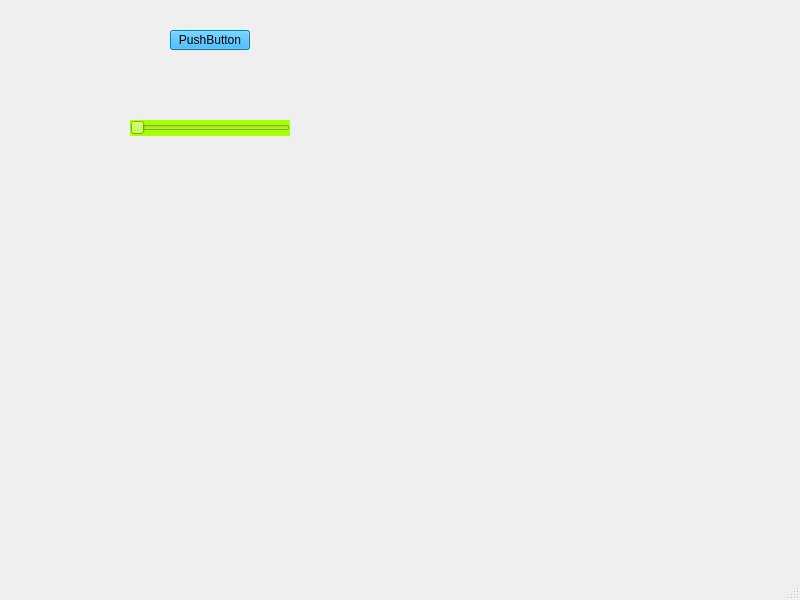
<?xml version="1.0" encoding="UTF-8"?>
<ui version="4.0">
 <class>MainWindow</class>
 <widget class="QMainWindow" name="MainWindow">
  <property name="geometry">
   <rect>
    <x>0</x>
    <y>0</y>
    <width>800</width>
    <height>600</height>
   </rect>
  </property>
  <property name="windowTitle">
   <string>MainWindow</string>
  </property>
  <property name="styleSheet">
   <string notr="true">QPushButton{
	background-color: rgb(0, 170, 255);
}
QSlider{
	background-color: rgb(170, 255, 0);
}</string>
  </property>
  <widget class="QWidget" name="centralwidget">
   <widget class="QPushButton" name="pushButton">
    <property name="geometry">
     <rect>
      <x>170</x>
      <y>30</y>
      <width>80</width>
      <height>20</height>
     </rect>
    </property>
    <property name="text">
     <string>PushButton</string>
    </property>
   </widget>
   <widget class="QSlider" name="horizontalSlider">
    <property name="geometry">
     <rect>
      <x>130</x>
      <y>120</y>
      <width>160</width>
      <height>16</height>
     </rect>
    </property>
    <property name="orientation">
     <enum>Qt::Horizontal</enum>
    </property>
   </widget>
  </widget>
  <widget class="QMenuBar" name="menubar">
   <property name="geometry">
    <rect>
     <x>0</x>
     <y>0</y>
     <width>800</width>
     <height>21</height>
    </rect>
   </property>
  </widget>
  <widget class="QStatusBar" name="statusbar"/>
 </widget>
 <resources/>
 <connections/>
</ui>
